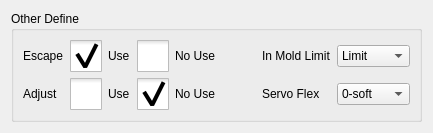
     <widget class="QWidget" name="tab_4">
      <attribute name="title">
       <string>Other Define</string>
      </attribute>
      <layout class="QHBoxLayout" name="horizontalLayout_7">
       <item>
        <widget class="QGroupBox" name="fixtureDefineBox_2">
         <property name="title">
          <string>Other Define</string>
         </property>
         <layout class="QGridLayout" name="gridLayout_3">
          <item row="1" column="5">
           <spacer name="horizontalSpacer_7">
            <property name="orientation">
             <enum>Qt::Horizontal</enum>
            </property>
            <property name="sizeHint" stdset="0">
             <size>
              <width>40</width>
              <height>20</height>
             </size>
            </property>
           </spacer>
          </item>
          <item row="0" column="3" colspan="2">
           <widget class="QCheckBox" name="noUseCheckBox">
            <property name="styleSheet">
             <string notr="true">::indicator {
     width: 32px;
     height: 32px;
 }

::indicator:unchecked 
{
     image: url(:/resource/check_unchecked.png);
 }
::indicator:checked 
{
     image: url(:/resource/check_checked.png);
 }

QRadioButton::indicator:checked:disabled
{
 image: url(:/resource/check_checked_disable.png);
}

QRadioButton::indicator:unchecked:disabled
{
 image: url(:/resource/check_unchecked_disable.png);
}</string>
            </property>
            <property name="text">
             <string>No Use</string>
            </property>
           </widget>
          </item>
          <item row="1" column="6">
           <widget class="QLabel" name="label_27">
            <property name="text">
             <string>Servo Flex</string>
            </property>
           </widget>
          </item>
          <item row="1" column="1" colspan="2">
           <widget class="QCheckBox" name="adjUse">
            <property name="styleSheet">
             <string notr="true">::indicator {
     width: 32px;
     height: 32px;
 }

::indicator:unchecked 
{
     image: url(:/resource/check_unchecked.png);
 }
::indicator:checked 
{
     image: url(:/resource/check_checked.png);
 }

QRadioButton::indicator:checked:disabled
{
 image: url(:/resource/check_checked_disable.png);
}

QRadioButton::indicator:unchecked:disabled
{
 image: url(:/resource/check_unchecked_disable.png);
}</string>
            </property>
            <property name="text">
             <string>Use</string>
            </property>
            <property name="checked">
             <bool>false</bool>
            </property>
            <attribute name="buttonGroup">
             <string notr="true">buttonGroup_2</string>
            </attribute>
           </widget>
          </item>
          <item row="1" column="3" colspan="2">
           <widget class="QCheckBox" name="adjNoUse">
            <property name="styleSheet">
             <string notr="true">::indicator {
     width: 32px;
     height: 32px;
 }

::indicator:unchecked 
{
     image: url(:/resource/check_unchecked.png);
 }
::indicator:checked 
{
     image: url(:/resource/check_checked.png);
 }

QRadioButton::indicator:checked:disabled
{
 image: url(:/resource/check_checked_disable.png);
}

QRadioButton::indicator:unchecked:disabled
{
 image: url(:/resource/check_unchecked_disable.png);
}</string>
            </property>
            <property name="text">
             <string>No Use</string>
            </property>
            <property name="checked">
             <bool>true</bool>
            </property>
            <attribute name="buttonGroup">
             <string notr="true">buttonGroup_2</string>
            </attribute>
           </widget>
          </item>
          <item row="0" column="1" colspan="2">
           <widget class="QCheckBox" name="useCheckBox">
            <property name="styleSheet">
             <string notr="true">::indicator {
     width: 32px;
     height: 32px;
 }

::indicator:unchecked 
{
     image: url(:/resource/check_unchecked.png);
 }
::indicator:checked 
{
     image: url(:/resource/check_checked.png);
 }

QRadioButton::indicator:checked:disabled
{
 image: url(:/resource/check_checked_disable.png);
}

QRadioButton::indicator:unchecked:disabled
{
 image: url(:/resource/check_unchecked_disable.png);
}</string>
            </property>
            <property name="text">
             <string>Use</string>
            </property>
            <property name="checked">
             <bool>true</bool>
            </property>
           </widget>
          </item>
          <item row="0" column="0">
           <widget class="QLabel" name="label_18">
            <property name="text">
             <string>Escape</string>
            </property>
           </widget>
          </item>
          <item row="1" column="0">
           <widget class="QLabel" name="label_19">
            <property name="text">
             <string>Adjust</string>
            </property>
           </widget>
          </item>
          <item row="1" column="7">
           <widget class="QComboBox" name="servoFlex">
            <item>
             <property name="text">
              <string>0-soft</string>
             </property>
            </item>
            <item>
             <property name="text">
              <string notr="true">1</string>
             </property>
            </item>
            <item>
             <property name="text">
              <string notr="true">2</string>
             </property>
            </item>
            <item>
             <property name="text">
              <string notr="true">3</string>
             </property>
            </item>
            <item>
             <property name="text">
              <string notr="true">4</string>
             </property>
            </item>
            <item>
             <property name="text">
              <string notr="true">5</string>
             </property>
            </item>
            <item>
             <property name="text">
              <string notr="true">6</string>
             </property>
            </item>
            <item>
             <property name="text">
              <string>7-hard</string>
             </property>
            </item>
           </widget>
          </item>
          <item row="0" column="6">
           <widget class="QLabel" name="label_28">
            <property name="styleSheet">
             <string notr="true">height:27px ;</string>
            </property>
            <property name="text">
             <string>In Mold Limit</string>
            </property>
           </widget>
          </item>
          <item row="0" column="7">
           <widget class="ICComboBox" name="fixtureComboBox">
            <item>
             <property name="text">
              <string>Limit</string>
             </property>
            </item>
            <item>
             <property name="text">
              <string>NoLimit</string>
             </property>
            </item>
           </widget>
          </item>
         </layout>
        </widget>
       </item>
      </layout>
     </widget>
